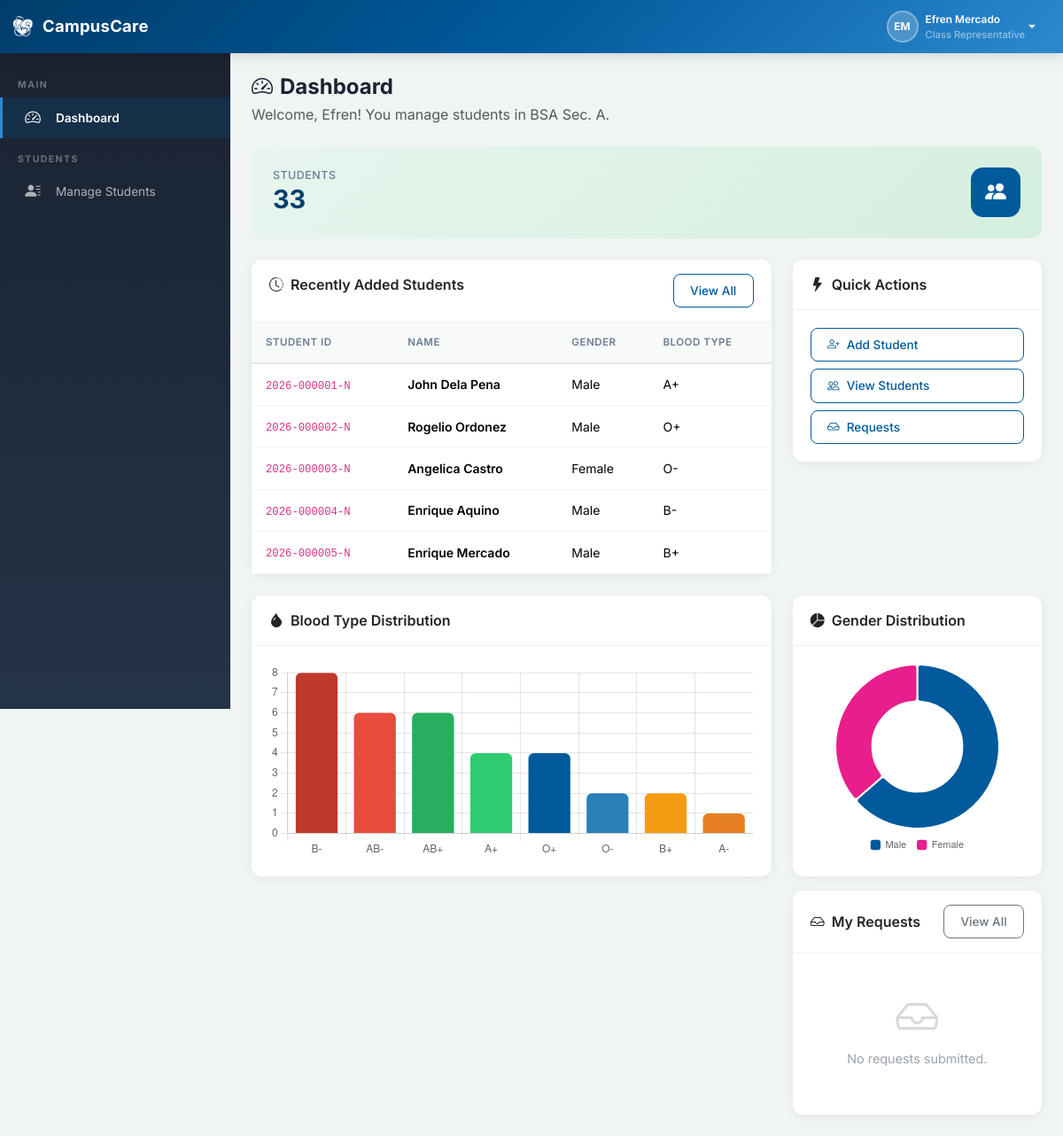
Page /rep/dashboard.php (signed in) on the committed database.
### tables this page shows
CREATE TABLE IF NOT EXISTS `users` (
  `id` INT(11) NOT NULL AUTO_INCREMENT,
  `username` VARCHAR(50) NOT NULL,
  `password` VARCHAR(255) NOT NULL,
  `first_name` VARCHAR(100) NOT NULL,
  `last_name` VARCHAR(100) NOT NULL,
  `email` VARCHAR(150) DEFAULT NULL,
  `role` ENUM('admin','nurse','rep') NOT NULL,
  `assigned_program_id` INT(11) DEFAULT NULL,
  `assigned_year_level_id` INT(11) DEFAULT NULL,
  `assigned_section` VARCHAR(20) DEFAULT NULL,
  `status` ENUM('active','inactive') NOT NULL DEFAULT 'active',
  `deactivation_reason` VARCHAR(255) DEFAULT NULL,
  `last_login` DATETIME DEFAULT NULL,
  `security_question` VARCHAR(255) DEFAULT NULL,
  `security_answer` VARCHAR(255) DEFAULT NULL,
  `created_at` DATETIME NOT NULL DEFAULT CURRENT_TIMESTAMP,
  `updated_at` DATETIME NOT NULL DEFAULT CURRENT_TIMESTAMP ON UPDATE CURRENT_TIMESTAMP,
  PRIMARY KEY (`id`),
  UNIQUE KEY `uk_username` (`username`),
  KEY `fk_user_program` (`assigned_program_id`),
  KEY `fk_user_year_level` (`assigned_year_level_id`),
  CONSTRAINT `fk_user_program` FOREIGN KEY (`assigned_program_id`) REFERENCES `programs`(`id`) ON DELETE SET NULL,
  CONSTRAINT `fk_user_year_level` FOREIGN KEY (`assigned_year_level_id`) REFERENCES `year_levels`(`id`) ON DELETE SET NULL
);

CREATE TABLE IF NOT EXISTS `students` (
  `id` INT(11) NOT NULL AUTO_INCREMENT,
  `student_id` VARCHAR(30) NOT NULL,
  `first_name` VARCHAR(100) NOT NULL,
  `last_name` VARCHAR(100) NOT NULL,
  `middle_name` VARCHAR(100) DEFAULT NULL,
  `date_of_birth` DATE DEFAULT NULL,
  `gender` ENUM('Male','Female','Other') NOT NULL,
  `program_id` INT(11) DEFAULT NULL,
  `year_level_id` INT(11) DEFAULT NULL,
  `section` VARCHAR(20) DEFAULT NULL,
  `contact_number` VARCHAR(20) DEFAULT NULL,
  `email` VARCHAR(150) DEFAULT NULL,
  `address` TEXT DEFAULT NULL,
  `blood_type` VARCHAR(5) DEFAULT NULL,
  `status` ENUM('active','archived') NOT NULL DEFAULT 'active',
  `created_by` INT(11) DEFAULT NULL,
  `created_at` DATETIME NOT NULL DEFAULT CURRENT_TIMESTAMP,
  `updated_at` DATETIME NOT NULL DEFAULT CURRENT_TIMESTAMP ON UPDATE CURRENT_TIMESTAMP,
  PRIMARY KEY (`id`),
  UNIQUE KEY `uk_student_id` (`student_id`),
  KEY `fk_student_program` (`program_id`),
  KEY `fk_student_year` (`year_level_id`),
  KEY `fk_student_creator` (`created_by`),
  CONSTRAINT `fk_student_program` FOREIGN KEY (`program_id`) REFERENCES `programs`(`id`) ON DELETE SET NULL,
  CONSTRAINT `fk_student_year` FOREIGN KEY (`year_level_id`) REFERENCES `year_levels`(`id`) ON DELETE SET NULL,
  CONSTRAINT `fk_student_creator` FOREIGN KEY (`created_by`) REFERENCES `users`(`id`) ON DELETE SET NULL
);

### includes/auth.php (called while the page is built, shortened)
<?php
require_once __DIR__ . '/../config/database.php';
require_once __DIR__ . '/functions.php';
function isLoggedIn()
{
    return isset($_SESSION['user_id']) && !empty($_SESSION['user_id']);
}
function getCurrentUser()
{
    if (!isset($_SESSION['user_data']) || $_SESSION['user_data']['id'] != $_SESSION['user_id']) {
        $db = Database::getInstance();
        $user = $db->fetch(
            "SELECT u.*, p.name as program_name, p.code as program_code, yl.name as year_level_name
             FROM users u
             LEFT JOIN programs p ON u.assigned_program_id = p.id
             LEFT JOIN year_levels yl ON u.assigned_year_level_id = yl.id
             WHERE u.id = ?",
        [$_SESSION['user_id']]
        );
    }
    return $_SESSION['user_data'];
}
function getDashboardUrl($role)
{
    switch ($role) {
        case 'rep':
            return BASE_URL . '/rep/dashboard.php';
    }
}
function getRoleDisplayName($role)
{
    $roles = [
        'admin' => 'Administrator',
        'nurse' => 'School Nurse/Staff',
        'rep' => 'Class Representative'
    ];
    return $roles[$role] ?? ucfirst($role);
}

### config/database.php (called while the page is built, shortened)
<?php
class Database
{
    private static $instance = null;
    private $pdo;
    private function __construct()
    {
        try {
            $dsn = "mysql:host=" . DB_HOST . ";dbname=" . DB_NAME . ";charset=" . DB_CHARSET;
            $options = [
                PDO::ATTR_ERRMODE => PDO::ERRMODE_EXCEPTION,
                PDO::ATTR_DEFAULT_FETCH_MODE => PDO::FETCH_ASSOC,
                PDO::ATTR_EMULATE_PREPARES => false,
            ];
            $this->pdo = new PDO($dsn, DB_USER, DB_PASS, $options);
        }
        catch (PDOException $e) {
            die("Database connection failed: " . $e->getMessage());
        }
    }
    public static function getInstance()
    {
        if (self::$instance === null) {
            self::$instance = new self();
        }
        return self::$instance;
    }
    public function query($sql, $params = [])
    {
        $stmt = $this->pdo->prepare($sql);
        $stmt->execute($params);
        return $stmt;
    }
    public function fetchAll($sql, $params = [])
    {
        return $this->query($sql, $params)->fetchAll();
    }
    public function fetch($sql, $params = [])
    {
        return $this->query($sql, $params)->fetch();
    }
    public function fetchColumn($sql, $params = [])
    {
        return $this->query($sql, $params)->fetchColumn();
    }
}

### includes/functions.php (called while the page is built, shortened)
<?php
function e($string)
{
    return htmlspecialchars($string ?? '', ENT_QUOTES, 'UTF-8');
}

### rep/dashboard.php (the view, shortened to what this page needs)
<?php
require_once __DIR__ . '/../includes/header.php';
$db = Database::getInstance();
$user = getCurrentUser();
$programId = $user['assigned_program_id'] ?? null;
$yearLevelId = $user['assigned_year_level_id'] ?? null;
$section = $user['assigned_section'] ?? null;
$whereClause = "WHERE s.status='active'";
$params = [];
if ($programId) {
    $whereClause .= " AND s.program_id=?";
    $params[] = $programId;
}
if ($yearLevelId) {
    $whereClause .= " AND s.year_level_id=?";
    $params[] = $yearLevelId;
}
if ($section) {
    $whereClause .= " AND s.section=?";
    $params[] = $section;
}
$totalStudents = $db->fetchColumn("SELECT COUNT(*) FROM students s $whereClause", $params);
$genderDist = $db->fetchAll(
    "SELECT s.gender, COUNT(*) as count FROM students s $whereClause GROUP BY s.gender ORDER BY count DESC", $params
);
$bloodTypes = $db->fetchAll(
    "SELECT s.blood_type, COUNT(*) as count FROM students s
     $whereClause AND s.blood_type IS NOT NULL AND s.blood_type != ''
     GROUP BY s.blood_type ORDER BY count DESC", $params
);
$myRequests = $db->fetchAll(
    "SELECT cr.*,
            s.first_name as nominee_fname, s.last_name as nominee_lname
     FROM current_requests cr
     LEFT JOIN students s ON cr.nominee_student_id=s.id
     WHERE cr.rep_user_id=?
     ORDER BY cr.created_at DESC LIMIT 3",
[$user['id']]
);
$recentAdded = $db->fetchAll(
    "SELECT s.*, p.code as program_code, yl.name as year_level_name
     FROM students s
     LEFT JOIN programs p ON s.program_id=p.id
     LEFT JOIN year_levels yl ON s.year_level_id=yl.id
     $whereClause ORDER BY s.created_at DESC LIMIT 5", $params
);
require_once __DIR__ . '/../includes/sidebar.php';
?>
<div class="page-header">
    <h1><i class="bi bi-speedometer2 me-2"></i>Dashboard</h1>
    <p class="text-muted mb-0">Welcome, <?php echo e($user['first_name']); ?>! You manage students in <?php echo e(($user['program_code'] ?? '') . ' ' . ($user['year_level_name'] ?? '') . ' Sec. ' . ($user['assigned_section'] ?? '')); ?>.</p>
</div>
<div class="row g-3 mb-4">
    <div class="col-sm-12 col-xl-12">
        <a href="<?php echo BASE_URL; ?>/rep/students.php" class="text-decoration-none h-100 d-flex flex-column">
        <div class="stat-card stat-card-primary animate-fade-in stat-card-link">
            <div class="d-flex justify-content-between">
                <div>
                    <div class="stat-label">Students</div>
                    <div class="stat-value"><?php echo $totalStudents; ?></div>
                </div>
                <div class="stat-icon"><i class="bi bi-people-fill"></i></div>
            </div>
        </div>
        </a>
    </div>
</div>
<div class="row g-4 mb-4">
    <div class="col-lg-8">
        <div class="card">
            <div class="card-header d-flex justify-content-between">
                <span><i class="bi bi-clock-history me-2"></i>Recently Added Students</span>
                <a href="students.php" class="btn btn-sm btn-outline-primary">View All</a>
            </div>
            <div class="card-body p-0">
                <div class="table-responsive">
                    <table class="table table-hover mb-0">
                        <thead>
                            <tr><th>Student ID</th><th>Name</th><th>Gender</th><th>Blood Type</th></tr>
                        </thead>
                        <tbody>
                            <?php if (empty($recentAdded)): ?>
                            <tr><td colspan="4" class="text-center text-muted py-4">No students found.</td></tr>
                            <?php
else:
    foreach ($recentAdded as $s): ?>
                            <tr>
                                <td><code><?php echo e($s['student_id']); ?></code></td>
                                <td class="fw-semibold"><?php echo e($s['first_name'] . ' ' . $s['last_name']); ?></td>
                                <td><?php echo e($s['gender']); ?></td>
                                <td><?php echo e($s['blood_type'] ?? '—'); ?></td>
                            </tr>
                            <?php
    endforeach;
endif; ?>
                        </tbody>
                    </table>
                </div>
            </div>
        </div>
    </div>
    <div class="col-lg-4">
        <div class="card">
            <div class="card-header"><i class="bi bi-lightning-fill me-2"></i>Quick Actions</div>
            <div class="card-body">
                <a href="students.php?action=add" class="btn btn-outline-primary btn-sm w-100 mb-2 text-start">
                    <i class="bi bi-person-plus me-2"></i>Add Student</a>
                <a href="students.php" class="btn btn-outline-primary btn-sm w-100 mb-2 text-start">
                    <i class="bi bi-people me-2"></i>View Students</a>
                <a href="request_change.php" class="btn btn-outline-primary btn-sm w-100 text-start">
                    <i class="bi bi-inbox me-2"></i>Requests</a>
            </div>
        </div>
    </div>
</div>
<div class="row g-4">
    <div class="col-lg-8">
        <?php if (!empty($bloodTypes)): ?>
        <div class="card">
            <div class="card-header"><i class="bi bi-droplet-fill me-2"></i>Blood Type Distribution</div>
            <div class="card-body">
                <div class="chart-container-sm"><canvas id="bloodTypeChart"></canvas></div>
            </div>
        </div>
        <?php
endif; ?>
    </div>
    <div class="col-lg-4">
        <div class="card">
            <div class="card-header"><i class="bi bi-pie-chart-fill me-2"></i>Gender Distribution</div>
            <div class="card-body">
                <?php if (empty($genderDist)): ?>
                <div class="empty-state py-3"><i class="bi bi-pie-chart"></i><p class="small">No data.</p></div>
                <?php else: ?>
                <div class="chart-container-sm"><canvas id="genderChart"></canvas></div>
                <?php endif; ?>
            </div>
        </div>
        <div class="card mt-3">
            <div class="card-header d-flex justify-content-between align-items-center">
                <span><i class="bi bi-inbox me-2"></i>My Requests</span>
                <a href="request_change.php?tab=my_requests" class="btn btn-sm btn-outline-secondary">View All</a>
            </div>
            <div class="card-body">
                <?php if (empty($myRequests)): ?>
                <div class="empty-state py-3"><i class="bi bi-inbox"></i><p class="small">No requests submitted.</p></div>
                <?php
endif; ?>
            </div>
        </div>
    </div>
</div>
<script>
document.addEventListener('DOMContentLoaded', function(){
    // --- Gender Doughnut ---
    <?php if (!empty($genderDist)): ?>
    const genderData = <?php echo json_encode($genderDist); ?>;
    const genderColors = { 'Male': '#005a9c', 'Female': '#e91e8c', 'Other': '#6b7c93' };
    new Chart(document.getElementById('genderChart'), {
        type: 'doughnut',
        data: {
            labels: genderData.map(d => d.gender),
            datasets: [{
                data: genderData.map(d => d.count),
                backgroundColor: genderData.map(d => genderColors[d.gender] || '#6b7c93'),
                borderWidth: 2, borderColor: '#fff', borderRadius: 4
            }]
        },
        options: {
            responsive: true, maintainAspectRatio: false,
            plugins: { legend: { position: 'bottom', labels: { font: { size: 11 }, padding: 12, usePointStyle: true, pointStyle: 'rectRounded' } } },
            cutout: '55%'
        }
    });
    <?php
endif; ?>
    // --- Blood Type Bar Chart ---
    <?php if (!empty($bloodTypes)): ?>
    const btData = <?php echo json_encode($bloodTypes); ?>;
    const btColors = ['#c0392b','#e74c3c','#27ae60','#2ecc71','#005a9c','#2980b9','#f39c12','#e67e22'];
    new Chart(document.getElementById('bloodTypeChart'), {
        type: 'bar',
        data: {
            labels: btData.map(d => d.blood_type),
            datasets: [{
                label: 'Students',
                data: btData.map(d => d.count),
                backgroundColor: btColors.slice(0, btData.length),
                borderWidth: 0,
                borderRadius: 6
            }]
        },
        options: {
            responsive: true, maintainAspectRatio: false,
            plugins: { legend: { display: false } },
            scales: { y: { beginAtZero: true, ticks: { stepSize: 1 } } }
        }
    });
    <?php
endif; ?>
});
</script>
<?php require_once __DIR__ . '/../includes/footer.php'; ?>

### includes/header.php (shortened to what this page needs)
<?php
require_once __DIR__ . '/auth.php';
require_once __DIR__ . '/functions.php';
$currentUser = isLoggedIn() ? getCurrentUser() : null;
?>
<!DOCTYPE html>
<html lang="en">
<head>
    <link rel="stylesheet" href="<?php echo BASE_URL; ?>/node_modules/bootstrap/dist/css/bootstrap.min.css">
    <link rel="stylesheet" href="<?php echo BASE_URL; ?>/node_modules/bootstrap-icons/font/bootstrap-icons.css">
    <link rel="stylesheet" href="<?php echo BASE_URL; ?>/css/style.css">
</head>
<body class="<?php echo isLoggedIn() ? 'has-sidebar' : ''; ?>">
<?php if (isLoggedIn()): ?>
<nav class="navbar navbar-expand-lg navbar-dark cc-navbar fixed-top">
    <div class="container-fluid">
        <a class="navbar-brand d-flex align-items-center" href="<?php echo getDashboardUrl($currentUser['role']); ?>">
            <img src="<?php echo BASE_URL; ?>/assets/logo-main-w.png" alt="<?php echo APP_NAME; ?>" style="width:28px;height:28px;object-fit:contain;" class="me-2">
            <span class="fw-bold"><?php echo APP_NAME; ?></span>
        </a>
        <div class="d-flex align-items-center ms-auto">
            <div class="dropdown">
                <button class="btn btn-link text-white text-decoration-none dropdown-toggle d-flex align-items-center"
                        type="button" id="userDropdown" data-bs-toggle="dropdown" aria-expanded="false">
                    <div class="user-avatar me-2">
                        <?php echo strtoupper(substr($currentUser['first_name'], 0, 1) . substr($currentUser['last_name'], 0, 1)); ?>
                    </div>
                    <div class="d-none d-md-block text-start">
                        <div class="fw-semibold small"><?php echo e($currentUser['first_name'] . ' ' . $currentUser['last_name']); ?></div>
                        <div class="text-white-50" style="font-size: 0.7rem;"><?php echo getRoleDisplayName($currentUser['role']); ?></div>
                    </div>
                </button>
            </div>
        </div>
    </div>
</nav>
<?php
endif; ?>

### rows in the picture
users: first_name+last_name "EM", first_name+last_name "Efren Mercado", role "Class Representative", first_name "Efren"
students: student "2026-000001-N", first_name+last_name "John Dela Pena", gender "Male", blood_type "A+"
students: student "2026-000002-N", first_name+last_name "Rogelio Ordonez", gender "Male", blood_type "O+"
students: student "2026-000003-N", first_name+last_name "Angelica Castro", gender "Female", blood_type "O-"
students: student "2026-000004-N", first_name+last_name "Enrique Aquino", gender "Male", blood_type "B-"
students: student "2026-000005-N", first_name+last_name "Enrique Mercado", gender "Male", blood_type "B+"

### other values in the picture
APP_NAME "CampusCare"
$totalStudents "33"
chart data {{ json_encode($genderDist) }} [{"gender":"Male","count":21},{"gender":"Female","count":12}]
